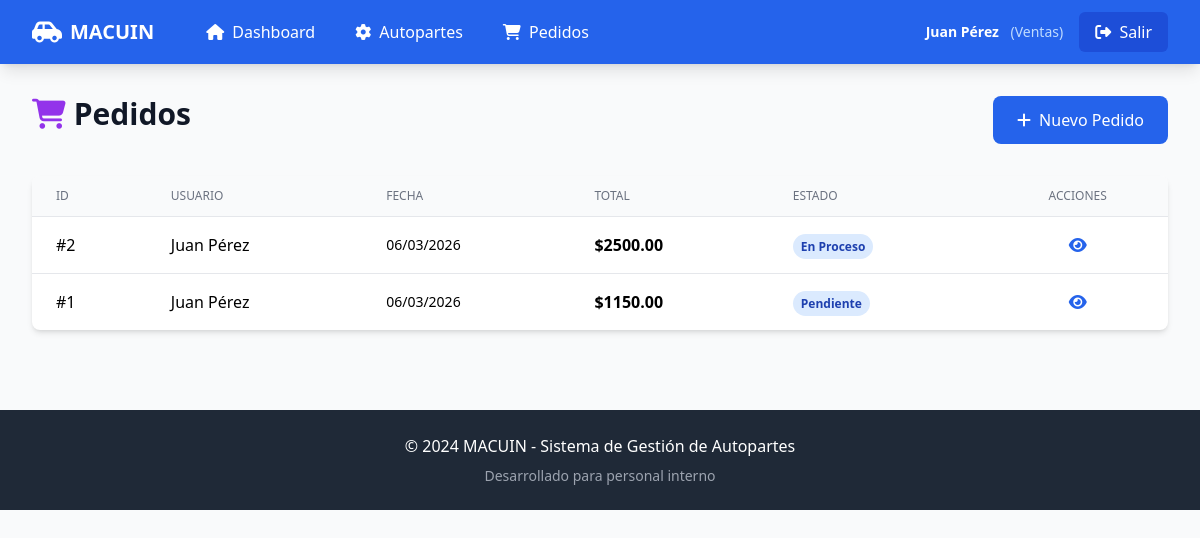
Screenshot of /pedidos (signed in) with the database file from the repository.
### models.py (models this page shows, shortened)
class Usuario(UserMixin, db.Model):
    __tablename__ = 'usuarios'
    id = db.Column(db.Integer, primary_key=True)
    nombre = db.Column(db.String(100), nullable=False)
    email = db.Column(db.String(100), nullable=False, unique=True)
    password_hash = db.Column(db.String(255), nullable=False)
    rol_id = db.Column(db.Integer, db.ForeignKey('roles.id'), nullable=False)
    fecha_registro = db.Column(db.DateTime, default=datetime.utcnow)
    activo = db.Column(db.Boolean, default=True)
    pedidos = db.relationship('Pedido', backref='usuario', lazy='dynamic')

class Role(db.Model):
    __tablename__ = 'roles'
    id = db.Column(db.Integer, primary_key=True)
    nombre = db.Column(db.String(50), nullable=False, unique=True)
    descripcion = db.Column(db.String(150))
    usuarios = db.relationship('Usuario', backref='rol', lazy='dynamic')

class Pedido(db.Model):
    __tablename__ = 'pedidos'
    id = db.Column(db.Integer, primary_key=True)
    usuario_id = db.Column(db.Integer, db.ForeignKey('usuarios.id'), nullable=False)
    estado_id = db.Column(db.Integer, db.ForeignKey('estados_pedido.id'), nullable=False)
    fecha_pedido = db.Column(db.DateTime, default=datetime.utcnow)
    total = db.Column(db.Numeric(10, 2), nullable=False, default=0.00)
    detalles = db.relationship('DetallePedido', backref='pedido', lazy='dynamic', cascade='all, delete-orphan')

class EstadoPedido(db.Model):
    __tablename__ = 'estados_pedido'
    id = db.Column(db.Integer, primary_key=True)
    nombre = db.Column(db.String(50), nullable=False, unique=True)
    pedidos = db.relationship('Pedido', backref='estado', lazy='dynamic')

### app.py (the view)
    @app.route('/pedidos')
    @login_required
    def pedidos_list():
        page = request.args.get('page', 1, type=int)
        estado_id = request.args.get('estado', type=int)
        query = Pedido.query
        if current_user.rol.nombre == 'Ventas':
            query = query.filter_by(usuario_id=current_user.id)
        if estado_id:
            query = query.filter_by(estado_id=estado_id)
        pedidos = query.order_by(Pedido.fecha_pedido.desc()).paginate(
            page=page, per_page=app.config['ITEMS_PER_PAGE'], error_out=False
        )
        estados = EstadoPedido.query.all()
        return render_template('pedidos/list.html',
                             pedidos=pedidos,
                             estados=estados,
                             estado_id=estado_id)

### templates/pedidos/list.html (shortened to what this page needs)
{% extends "base.html" %}
{% block content %}
<div class="mb-8 flex justify-between"><h1 class="text-3xl font-bold text-gray-900"><i class="fas fa-shopping-cart mr-2 text-purple-600"></i>Pedidos</h1>
{% if current_user.rol.nombre in ['Administrador', 'Ventas'] %}<a href="{{ url_for('pedidos_create') }}" class="bg-blue-600 hover:bg-blue-700 text-white px-6 py-3 rounded-lg"><i class="fas fa-plus mr-2"></i>Nuevo Pedido</a>{% endif %}</div>
<div class="bg-white rounded-lg shadow-md overflow-hidden">
    <table class="min-w-full divide-y divide-gray-200">
        <thead class="bg-gray-50">
            <tr>
                <th class="px-6 py-3 text-left text-xs font-medium text-gray-500 uppercase">ID</th>
                <th class="px-6 py-3 text-left text-xs font-medium text-gray-500 uppercase">Usuario</th>
                <th class="px-6 py-3 text-left text-xs font-medium text-gray-500 uppercase">Fecha</th>
                <th class="px-6 py-3 text-left text-xs font-medium text-gray-500 uppercase">Total</th>
                <th class="px-6 py-3 text-left text-xs font-medium text-gray-500 uppercase">Estado</th>
                <th class="px-6 py-3 text-center text-xs font-medium text-gray-500 uppercase">Acciones</th>
            </tr>
        </thead>
        <tbody class="divide-y divide-gray-200">
            {% for pedido in pedidos.items %}
            <tr>
                <td class="px-6 py-4">#{{ pedido.id }}</td>
                <td class="px-6 py-4">{{ pedido.usuario.nombre }}</td>
                <td class="px-6 py-4 text-sm">{{ pedido.fecha_pedido.strftime('%d/%m/%Y') }}</td>
                <td class="px-6 py-4 font-bold">${{ "%.2f"|format(pedido.total) }}</td>
                <td class="px-6 py-4"><span class="px-2 py-1 text-xs font-semibold rounded-full bg-blue-100 text-blue-800">{{ pedido.estado.nombre }}</span></td>
                <td class="px-6 py-4 text-center"><a href="{{ url_for('pedidos_detail', id=pedido.id) }}" class="text-blue-600"><i class="fas fa-eye"></i></a></td>
            </tr>
            {% endfor %}
        </tbody>
    </table>
</div>
{% endblock %}

### templates/base.html (shortened to what this page needs)
<!DOCTYPE html>
<html lang="es">
<head>
    <script src="https://cdn.tailwindcss.com"></script>
    <link rel="stylesheet" href="https://cdnjs.cloudflare.com/ajax/libs/font-awesome/6.4.0/css/all.min.css">
</head>
<body class="bg-gray-50">
    {% if current_user.is_authenticated %}
    <nav class="bg-blue-600 text-white shadow-lg">
        <div class="max-w-7xl mx-auto px-4 sm:px-6 lg:px-8">
            <div class="flex justify-between h-16">
                <div class="flex items-center">
                    <a href="{{ url_for('dashboard') }}" class="flex items-center">
                        <i class="fas fa-car-side text-2xl mr-2"></i>
                        <span class="font-bold text-xl">MACUIN</span>
                    </a>
                    <div class="hidden md:flex ml-10 space-x-4">
                        <a href="{{ url_for('dashboard') }}" class="px-3 py-2 rounded-md hover:bg-blue-700 transition">
                            <i class="fas fa-home mr-1"></i> Dashboard
                        </a>
                        <a href="{{ url_for('autopartes_list') }}" class="px-3 py-2 rounded-md hover:bg-blue-700 transition">
                            <i class="fas fa-cog mr-1"></i> Autopartes
                        </a>
                        <a href="{{ url_for('pedidos_list') }}" class="px-3 py-2 rounded-md hover:bg-blue-700 transition">
                            <i class="fas fa-shopping-cart mr-1"></i> Pedidos
                        </a>
                    </div>
                </div>
                <div class="flex items-center space-x-4">
                    <div class="text-sm">
                        <span class="font-semibold">{{ current_user.nombre }}</span>
                        <span class="text-blue-200 ml-2">({{ current_user.rol.nombre }})</span>
                    </div>
                    <a href="{{ url_for('logout') }}" class="px-4 py-2 bg-blue-700 rounded-md hover:bg-blue-800 transition">
                        <i class="fas fa-sign-out-alt mr-1"></i> Salir
                    </a>
                </div>
            </div>
        </div>
    </nav>
    {% endif %}
    <main class="{% if current_user.is_authenticated %}max-w-7xl mx-auto px-4 sm:px-6 lg:px-8 py-8{% endif %}">
        {% block content %}{% endblock %}
    </main>
    <footer class="bg-gray-800 text-white mt-12">
        <div class="max-w-7xl mx-auto px-4 sm:px-6 lg:px-8 py-6">
            <div class="text-center">
                <p>&copy; 2024 MACUIN - Sistema de Gestión de Autopartes</p>
                <p class="text-gray-400 text-sm mt-2">Desarrollado para personal interno</p>
            </div>
        </div>
    </footer>
</body>
</html>

### rows the page displays
Usuario: nombre "Juan Pérez"
Role: rol.nombre "Ventas"
Pedido: id "2", usuario.nombre "Juan Pérez", fecha_pedido "06/03/2026", total "2500.00", estado.nombre "En Proceso"
Pedido: id "1", usuario.nombre "Juan Pérez", fecha_pedido "06/03/2026", total "1150.00", estado.nombre "Pendiente"
